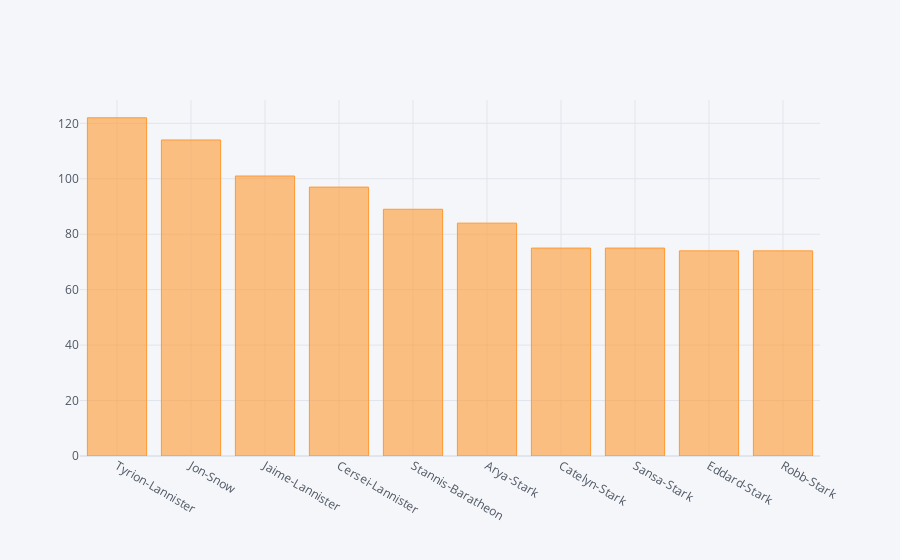

Notebook cell for this chart:
### Code cell
# Your code here
df_deg = pd.DataFrame(G.degree(), columns=["Node","Degree"]).sort_values("Degree",
                                                                        ascending=False)
df_deg.set_index('Node').head(10).iplot(kind='bar')

### Figure 1 — Plotly figure (JSON) as saved in the notebook; plotly's stock layout.template omitted (floating-point values rounded to 4 significant figures)
{"data": [{"marker": {"color": "rgba(255, 153, 51, 0.6)", "line": {"color": "rgba(255, 153, 51, 1.0)", "width": 1}}, "name": "Degree", "orientation": "v", "text": "", "type": "bar", "x": ["Tyrion-Lannister", "Jon-Snow", "Jaime-Lannister", "Cersei-Lannister", "Stannis-Baratheon", "Arya-Stark", "Catelyn-Stark", "Sansa-Stark", "Eddard-Stark", "Robb-Stark"], "y": [122, 114, 101, 97, 89, 84, 75, 75, 74, 74]}], "layout": {"legend": {"bgcolor": "#F5F6F9", "font": {"color": "#4D5663"}}, "paper_bgcolor": "#F5F6F9", "plot_bgcolor": "#F5F6F9", "title": {"font": {"color": "#4D5663"}}, "xaxis": {"gridcolor": "#E1E5ED", "showgrid": true, "tickfont": {"color": "#4D5663"}, "title": {"font": {"color": "#4D5663"}, "text": ""}, "zerolinecolor": "#E1E5ED"}, "yaxis": {"gridcolor": "#E1E5ED", "showgrid": true, "tickfont": {"color": "#4D5663"}, "title": {"font": {"color": "#4D5663"}, "text": ""}, "zerolinecolor": "#E1E5ED"}}}
